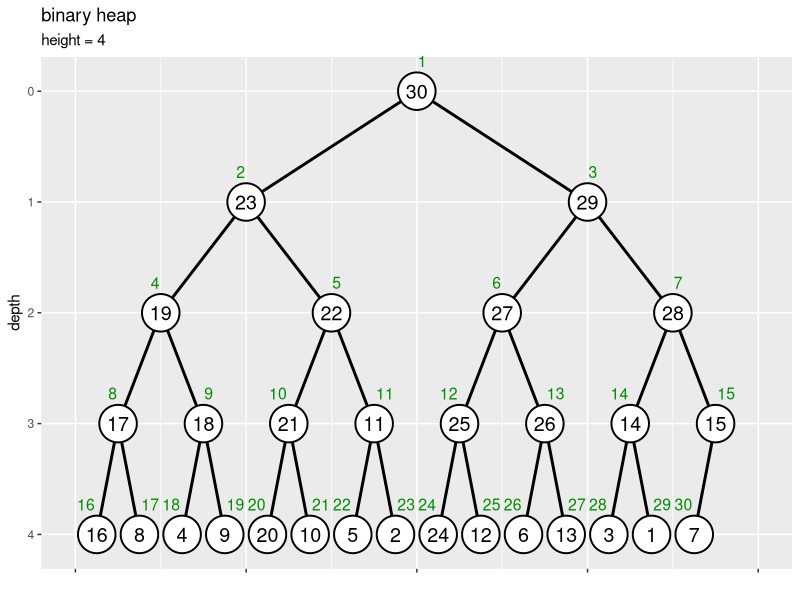

Recreate this plot in R. (Note: this script raises an error after producing the figure.)

# 10.7 ヒープ ----------------------------------------------------------------

# 利用パッケージ
library(tidyverse)
library(gganimate)

# チェック用
library(ggplot2)


# 数列のヒープ化 --------------------------------------------------------------------

### ・実装 -----

# 部分木のヒープ化の実装
sub_heapify <- function(vec, i, N) {
  
  # 左側の子のインデックスを計算
  child_idx <- i * 2
  
  # 子がなければ終了
  if(child_idx > N) return(vec)
  
  # 値が大きい方の子のインデックスを設定
  if(child_idx+1 <= N & vec[child_idx+1] > vec[child_idx]) { # (&の左がFALSEだと右が処理されずNAにならない)
    child_idx <- child_idx + 1
  }
  
  # 子が親以下なら終了
  if(vec[child_idx] <= vec[i]) return(vec)
  
  # 子と親を入替
  vec[1:N] <- replace(x = vec, list = c(child_idx, i), values = vec[c(i, child_idx)])
  
  # 子を部分木の根としてヒープ化
  vec[1:N] <- sub_heapify(vec, child_idx, N)
  
  # 数列を出力
  return(vec)
}

# ヒープ化の実装
heapify <- function(vec) {
  
  # 要素数を取得
  N <- length(vec)
  
  # 葉を除くノード番号の最大値を設定
  max_i <- N %/% 2
  
  # 全体をヒープ化
  for(i in max_i:1) {
    
    # i番目の頂点を根とする部分木をヒープ化
    vec[1:N] <- sub_heapify(vec, i, N)
  }
  
  # 数列を出力
  return(vec)
}


### ・作図 -----

# 要素数を指定
N <- 30

# (簡易的に)数列を作成
a <- 1:N

# ヒープ化
a <- heapify(a)

# ノードの座標を作成
d <- 0.6
vertex_df <- tibble::tibble(
  value = a, 
  index = 1:length(a), 
  depth = floor(log2(index)), # 縦方向のノード位置
  col_idx = index - 2^depth + 1, # 深さごとのノード番号
  coord_x = (col_idx * 2 - 1) * 1/(2^depth * 2), # 横方向のノード位置
  label_offset = dplyr::if_else(
    condition = index%%2 == 0, true = 0.5+d, false = 0.5-d
  ) # ラベル位置を左右にズラす
)

# エッジの座標を作成
edge_df <- dplyr::bind_rows(
  # 子ノードの座標
  vertex_df |> 
    dplyr::filter(depth > 0) |> # 根を除去
    dplyr::mutate(
      edge_id   = index, 
      node_type = "childe" # (確認用)
    ), 
  # 親ノードの座標
  vertex_df |> 
    dplyr::filter(depth > 0) |> # 根を除去
    dplyr::mutate(
      edge_id   = index, 
      node_type = "parent", # (確認用)
      depth   = depth - 1, # 縦方向のノード位置
      index   = index %/% 2, 
      col_idx = index - 2^depth + 1, # 深さごとのノード番号
      coord_x = (col_idx * 2 - 1) * 1/(2^depth * 2) # 横方向のノード位置
    )
) |> 
  dplyr::select(!label_offset) |> 
  dplyr::arrange(edge_id, depth)

# ツリーの高さを取得
max_h <- floor(log2(N))

# 二分木を作図
d <- 0.1
ggplot() + 
  geom_path(data = edge_df, 
            mapping = aes(x = coord_x, y = depth, group = edge_id), 
            linewidth = 1) + # 辺
  geom_point(data = vertex_df, 
             mapping = aes(x = coord_x, y = depth), 
             size = 12, shape = "circle filled", fill = "white", stroke = 1) + # 頂点
  geom_text(data = vertex_df, 
            mapping = aes(x = coord_x, y = depth, label = value), 
            size = 5) + # 値ラベル
  geom_text(data = vertex_df, 
            mapping = aes(x = coord_x, y = depth, label = index, hjust = label_offset), 
            size = 4, vjust = -2, color = "green4") + # 位置ラベル
  scale_x_continuous(labels = NULL, name = "") + 
  scale_y_reverse(breaks = 0:max_h, minor_breaks = FALSE) + 
  coord_cartesian(xlim = c(0, 1), ylim = c(max_h+d, -d)) + 
  labs(title = "binary heap", 
       subtitle = paste0("height = ", max_h), 
       y = "depth")


### ・可視化 -----

# 親子ノードの入替の実装
swap <- function(value, index, i, N) {
  
  # 数列の値・インデックスを取得
  val_vec <- value
  idx_vec <- index
  
  # 左側の子のインデックスを計算
  child_idx <- i * 2
  
  # 子がなければ終了
  if(child_idx > N) {
    lt <- list(value = val_vec, index = idx_vec, target = i)
    return(lt)
  }
  
  # 値が大きい方の子のインデックスを設定
  if(child_idx+1 <= N & val_vec[child_idx+1] > val_vec[child_idx]) {
    child_idx <- child_idx + 1
  }
  
  # 子が親以下なら終了
  if(val_vec[child_idx] <= val_vec[i]) {
    lt <- list(value = val_vec, index = idx_vec, target = i)
    return(lt)
  }
  
  # 子と親を入替
  val_vec[1:N] <- replace(x = val_vec, list = c(child_idx, i), values = val_vec[c(i, child_idx)])
  idx_vec[1:N] <- replace(x = idx_vec, list = c(child_idx, i), values = idx_vec[c(i, child_idx)])
  
  # 数列を出力
  if(child_idx <= N%/%2) {
    
    # 親子の入替があれば継続
    lt <- list(value = val_vec, index = idx_vec, target = child_idx)
    
  } else {
    
    # 子が葉なら終了
    lt <- list(value = val_vec, index = idx_vec, target = i)
  }
  return(lt)
}


# 要素数を指定
N <- 60

# 数列を作成
a <- sample(x = 1:N, size = N, replace = FALSE)
a

# 葉を除く頂点数を計算
max_i <- N %/% 2

# 数列を格納
trace_df <- tibble::tibble(
  step  = 0,   # 試行回数
  id    = 1:N, # 元のインデックス
  index = 1:N, # 各試行のインデックス
  value = a    # 要素
) |> 
  dplyr::mutate(
    target_flag = FALSE, # 入替対象の頂点
    heap_flag   = index > max_i # ヒープ化済みの部分木頂点
  )

# 作図用のオブジェクトを初期化
id_vec <- 1:N

# ヒープ化
iter <- 0
for(i in max_i:1) {
  
  # i番目の頂点を設定
  target_idx <- i
  
  # i番目の頂点を根とする部分木をヒープ化
  swap_flag <- TRUE
  while(swap_flag) {
    
    # 試行回数をカウント
    iter <- iter + 1
    
    # 親子の値を比較・入替
    res_lt <- swap(a, id_vec, target_idx, N)
    a[1:N]      <- res_lt[["value"]]
    id_vec[1:N] <- res_lt[["index"]]
    next_target_idx <- res_lt[["target"]]
    
    # 数列を格納
    tmp_df <- tibble::tibble(
      step  = iter, 
      id    = id_vec, 
      index = 1:N, 
      value = a
    ) |> 
      dplyr::mutate(
        target_flag = index %in% c(target_idx, target_idx*2, target_idx*2+1), # 入替対象の親子
        heap_flag   = index >= i & !target_flag # 入替対象を除く処理済み頂点
      )
    
    # 結果を記録
    trace_df <- dplyr::bind_rows(trace_df, tmp_df)
    
    # 入替の有無を確認
    if(target_idx == next_target_idx) {
      
      # 入替がなければ終了
      swap_flag <- FALSE
      
    } else {
      
      # 入替があれば入替後の頂点を親として設定
      target_idx <- next_target_idx
    }
    
    # 途中経過を表示
    print(paste0("--- step: ", iter, " ---"))
    print(a)
  }
}


# 頂点の座標を作成
trace_vertex_df <- trace_df |> 
  dplyr::group_by(step) |> # 座標計算用
  dplyr::mutate(
    depth   = floor(log2(index)), # 頂点ごとの深さ
    col_idx = index - 2^depth + 1, # 深さごとの頂点番号
    coord_x = (col_idx * 2 - 1) * 1/(2^depth * 2), # 横方向の頂点位置
  ) |> 
  dplyr::ungroup()

# 辺の座標を作成
edge_df <- dplyr::bind_rows(
  # 子の座標
  trace_vertex_df |> 
    dplyr::filter(step == 0, depth > 0) |> # 1試行分のデータを抽出・根を除去
    dplyr::mutate(
      edge_id = index
    ), 
  # 親の座標
  trace_vertex_df |> 
    dplyr::filter(step == 0, depth > 0) |> # 1試行分のデータを抽出・根を除去
    dplyr::mutate(
      edge_id = index, # 子インデックス
      depth   = depth - 1, # 頂点ごとの深さ
      index   = index %/% 2, # 親インデックス
      col_idx = index - 2^depth + 1, # 深さごとの頂点番号
      coord_x = (col_idx * 2 - 1) * 1/(2^depth * 2) # 横方向の頂点位置
    )
) |> 
  dplyr::select(!step) |> # フレーム遷移の影響から外す
  dplyr::arrange(edge_id, depth)

# インデックスラベルの座標を作成
d <- 0.6
index_df <- trace_vertex_df |> 
  dplyr::filter(step == 0) |> # 1試行分のデータを抽出
  dplyr::mutate(
    offset = dplyr::if_else(
      condition = index%%2 == 0, true = 0.5+d, false = 0.5-d
    ) # ラベル位置を左右にズラす
  ) |> 
  dplyr::select(!step) # フレーム遷移の影響から外す

# ヒープ化済み頂点の座標を作成
heap_df <- trace_vertex_df |> 
  dplyr::filter(heap_flag, step > 0) |> # ヒープ化済み頂点を抽出・初期値を除去:(表示フレームの調整用)
  dplyr::mutate(
    step = step - 1 # 表示フレームを調整
  ) |> 
  dplyr::bind_rows(
    trace_vertex_df |> 
      dplyr::filter(step == max(step))
  ) # 最終値を追加:(表示フレームの調整用)

# 入替対象の頂点の座標を作成
target_vertex_df <- trace_vertex_df |> 
  dplyr::filter(target_flag) |> # 入替対象の親を抽出
  dplyr::mutate(
    step = step - 1 # 表示フレームを調整
  ) |> 
  dplyr::arrange(step, index)

# 入替対象の辺の座標を作成
target_edge_df <- dplyr::bind_rows(
  # 親の座標
  target_vertex_df |> 
    dplyr::group_by(step) |> 
    dplyr::filter(index == min(index)) |> # 親を抽出
    dplyr::ungroup() |> 
    tidyr::uncount(weights = 2, .id = "childe_id") |> # 子の数に複製
    dplyr::mutate(
      childe_id = childe_id - 1, # 行番号を子IDに変換
      edge_id   = index * 2 + childe_id # 子インデックス
    ) |> 
    dplyr::filter(edge_id <= N), # 子がなければ除去
  # 子の座標
  target_vertex_df |> 
    dplyr::group_by(step) |> 
    dplyr::filter(index != min(index)) |> # 親を抽出
    dplyr::ungroup() |> 
    dplyr::mutate(
      edge_id = index
    )
) |> 
  dplyr::arrange(step, index)

# ヒープ化のアニメーションを作図
graph <- ggplot() + 
  geom_path(data = edge_df, 
            mapping = aes(x = coord_x, y = depth, group = edge_id), 
            linewidth = 1) + # 辺
  geom_path(data = target_edge_df,
            mapping = aes(x = coord_x, y = depth, group = edge_id),
            color = "red", linewidth = 1, linetype = "dashed") + # 入替対象の辺
  geom_point(data = target_vertex_df,
             mapping = aes(x = coord_x, y = depth, group = step),
             size = 14, color = "red", alpha = 0.5) + # 入替対象の頂点
  geom_point(data = heap_df,
             mapping = aes(x = coord_x, y = depth, group = step),
             size = 14, color = "blue", alpha = 0.5) + # ヒープ化済みの頂点
  geom_point(data = trace_vertex_df, 
             mapping = aes(x = coord_x, y = depth, group = id), 
             size = 12, shape = "circle filled", fill = "white", stroke = 1) + # 頂点
  geom_text(data = trace_vertex_df, 
            mapping = aes(x = coord_x, y = depth, label = as.character(value), group = id), 
            size = 5) + # 値ラベル
  geom_text(data = index_df, 
            mapping = aes(x = coord_x, y = depth, label = index, hjust = offset), 
            size = 4, vjust = -1.7, color = "green4") + # インデックスラベル
  gganimate::transition_states(states = step, transition_length = 9, state_length = 1, wrap = FALSE) + # フレーム遷移
  gganimate::ease_aes("cubic-in-out") + # 遷移の緩急
  scale_x_continuous(labels = NULL) + 
  scale_y_reverse(breaks = 0:max(trace_vertex_df[["depth"]], na.rm = TRUE), minor_breaks = FALSE) + 
  coord_cartesian(xlim = c(0, 1)) + 
  labs(title = "heapify", 
       subtitle = "step: {next_state}", 
       x = "", y = "depth")

# フレーム数を取得
frame_num <- max(trace_df[["step"]]) + 1

# 遷移フレーム数を指定
s <- 20

# gif画像を作成
gganimate::animate(
  plot = graph, 
  nframes = (frame_num + 2)*s, start_pause = s, end_pause = s, fps = 20, 
  width = 1200, height = 600, 
  renderer = gganimate::gifski_renderer()
)


# 値の挿入 --------------------------------------------------------------------

### ・実装 -----

# 値の挿入の実装
push <- function(vec, val) {
  
  # 挿入要素(子)のインデックスを設定
  i <- length(vec) + 1
  
  # ヒープ化
  while(i > 1) { # (根に達するまで)
    
    # 親のインデックスを計算
    parent_idx <- i %/% 2
    
    # 親が子以上なら終了
    if(vec[parent_idx] >= val) break
    
    # 子と親を入替
    vec[i] <- vec[parent_idx] # 親の値を子の位置に移動
    i      <- parent_idx      # 挿入位置を親の位置に更新
  }
  
  # 値を挿入
  vec[i] <- val
  
  # 数列を出力
  return(vec)
}


# 要素数を指定
N <- 30

# (簡易的に)数列を作成
a <- 1:N

# 挿入値を指定
x <- 28.5

# ヒープ化
a <- heapify(a)

# 値を挿入してヒープ化
a <- push(a, x)
a; length(a)



### ・可視化 -----

# 要素数を指定
initial_N <- 50

# ヒープを作成
initial_a <- sample(x = 1:initial_N, size = initial_N, replace = FALSE) |> 
  heapify()

# 挿入する値を指定
x <- 49.5

# 値を挿入
a <- c(initial_a, x)

# 挿入後の要素数を取得
N <- length(a)

# 数列を格納
trace_df <- dplyr::bind_rows(
  # 初期値
  tibble::tibble(
    step  = 0, 
    id    = 1:initial_N, 
    index = id, 
    value = initial_a
  ), 
  # 挿入後
  tibble::tibble(
    step  = 1, 
    id    = 1:N, 
    index = id, 
    value = a
  )
)

# 挿入要素のインデックスを設定
i <- N

# 作図用のオブジェクトを初期化
id_vec <- 1:N
trace_target_vec <- i

# ヒープ化
iter <- 1
while(i > 1) {
  
  # 試行回数を更新
  iter <- iter + 1
  
  # 親のインデックスを計算
  parent_idx <- i %/% 2
  
  # 親が子以上なら終了
  if(a[parent_idx] >= a[i]) {
    
    # 値を記録
    trace_target_vec <- c(trace_target_vec, parent_idx)
    
    break
  }
  
  # 子と親を入替
  a[1:N]      <- replace(x = a, list = c(i, parent_idx), values = a[c(parent_idx, i)])
  id_vec[1:N] <- replace(x = id_vec, list = c(i, parent_idx), values = id_vec[c(parent_idx, i)])
  
  # 数列を格納
  tmp_df <- tibble::tibble(
    step  = iter, 
    id    = id_vec, 
    index = 1:N, 
    value = a
  )
  
  # 値を記録
  trace_df <- dplyr::bind_rows(trace_df, tmp_df)
  trace_target_vec <- c(trace_target_vec, parent_idx)
  
  # 挿入位置を親の位置に更新
  i <- parent_idx
  
  # 途中経過を表示
  print(paste0("--- step: ", iter, " ---"))
  print(a)
}


# 頂点の座標を作成
trace_vertex_df <- trace_df |> 
  dplyr::group_by(step) |> # 座標計算用
  dplyr::mutate(
    depth   = floor(log2(index)), # ノードごとの深さ
    col_idx = index - 2^depth + 1, # 深さごとのノード番号
    coord_x = (col_idx * 2 - 1) * 1/(2^depth * 2), # 横方向のノード位置
  ) |> 
  dplyr::ungroup()

# 辺の座標を作成
edge_df <- dplyr::bind_rows(
  # 子ノードの座標
  trace_vertex_df |> 
    dplyr::filter(step == 1, depth > 0) |> # 1試行分のデータを抽出・根を除去
    dplyr::mutate(
      edge_id = index
    ), 
  # 親ノードの座標
  trace_vertex_df |> 
    dplyr::filter(step == 1, depth > 0) |> # 1試行分のデータを抽出・根を除去
    dplyr::mutate(
      edge_id = index, # 子インデックス
      depth   = depth - 1, # ノードごとの深さ
      index   = index %/% 2, # 親インデックス
      col_idx = index - 2^depth + 1, # 深さごとのノード番号
      coord_x = (col_idx * 2 - 1) * 1/(2^depth * 2) # 横方向のノード位置
    )
) |> 
  dplyr::select(!step) |> # フレーム遷移の影響から外す
  dplyr::arrange(edge_id, depth)

# インデックスラベルの座標を作成
d <- 0.6
index_df <- trace_vertex_df |> 
  dplyr::filter(step == 1) |> # 1試行分のデータを抽出
  dplyr::mutate(
    offset = dplyr::if_else(
      condition = index%%2 == 0, true = 0.5+d, false = 0.5-d
    ) # ラベル位置を左右にズラす
  ) |> 
  dplyr::select(!step) # フレーム遷移の影響から外す

# ステップ数を取得
max_step <- length(trace_target_vec)

# 入替対象の頂点の座標を作成
target_df <- dplyr::bind_rows(
  # 親ノードの座標
  tibble::tibble(
    step  = 1:max_step, 
    index = trace_target_vec, # 入替元のインデックス
    edge_id = index
  ), 
  # 子ノードの座標
  tibble::tibble(
    step  = 2:max_step, 
    index = trace_target_vec[-max_step],#c(NA, trace_target_vec[-max_step]), # 入替元の子インデックス
    edge_id = trace_target_vec[-1]
  )
) |> 
  dplyr::mutate(
    step = step - 1, # 表示フレームを調整
    depth   = floor(log2(index)), 
    col_idx = index - 2^depth + 1, 
    coord_x = (col_idx * 2 - 1) * 1/(2^depth * 2), 
  ) |> 
  dplyr::arrange(step, index)

# 入替対象の辺の座標を作成
target_edge_df <- dplyr::bind_rows(
  target_df, 
  target_df |> 
    dplyr::filter(step == 0)
) # (原因不明の警告文対策)


# ヒープ化のアニメーションを作図
graph <- ggplot() + 
  geom_text(data = index_df,
            mapping = aes(x = coord_x, y = depth, label = index, hjust = offset),
            size = 4, vjust = -1.7, color = "blue") + # インデックスラベル
  geom_path(data = edge_df,
            mapping = aes(x = coord_x, y = depth, group = edge_id),
            linewidth = 1) + # 辺
  geom_path(data = target_edge_df,
            mapping = aes(x = coord_x, y = depth, group = edge_id),
            color = "red", linewidth = 1, linetype = "dashed") + # 入替対象の辺
  geom_point(data = target_df,
             mapping = aes(x = coord_x, y = depth, group = index),
             size = 14, color = "red", alpha = 0.5) + # 入替対象の頂点
  geom_point(data = trace_vertex_df,
             mapping = aes(x = coord_x, y = depth, group = id),
             size = 12, shape = "circle filled", fill = "white", stroke = 1) + # 頂点
  geom_text(data = trace_vertex_df,
            mapping = aes(x = coord_x, y = depth, label = as.character(value), group = id),
            size = 5) + # 値ラベル
  gganimate::transition_states(states = step, transition_length = 9, state_length = 1, wrap = FALSE) + # フレーム遷移
  gganimate::ease_aes("cubic-in-out") + # 遷移の緩急
  scale_x_continuous(labels = NULL) + 
  scale_y_reverse(breaks = 0:max(trace_vertex_df[["depth"]], na.rm = TRUE), minor_breaks = FALSE) + 
  coord_cartesian(xlim = c(0, 1)) + 
  labs(title = "heapify : push", 
       subtitle = "step: {next_state}", 
       x = "", y = "depth")

# フレーム数を取得
frame_num <- max(trace_df[["step"]]) + 1

# 遷移フレーム数を指定
s <- 20

# gif画像を作成
gganimate::animate(
  plot = graph, 
  nframes = (frame_num + 2)*s, start_pause = s, end_pause = s, fps = 20, 
  width = 1200, height = 600, 
  renderer = gganimate::gifski_renderer()
)


### ・ヒープ化の可視化 -----

# 要素数を指定
N <- 20

# 数列を作成
initial_a <- sample(x = 1:N, size = N, replace = FALSE)


# 1番目の要素を挿入
a      <- initial_a[1]
id_vec <- 1

# 数列を格納
trace_df <- tibble::tibble(
  step  = 0, # 試行番号
  id    = 1, # 元のインデックス
  index = 1, # 試行ごとのインデックス
  value = a, # 要素
  target_flag = FALSE # 挿入・入替対象:(初手FALSEの方が処理が楽)
)

# 値の挿入とヒープ化
iter <- 0
for(n in 2:N) {
  
  # 最後尾に要素を追加
  a      <- c(a, initial_a[n])
  id_vec <- c(id_vec, n)
  i      <- n
  
  # 数列を格納
  tmp_df <- tibble::tibble(
    step  = iter + 0.5, 
    id    = id_vec, 
    index = 1:n, 
    value = a
  ) |> 
    dplyr::mutate(
      target_flag = index == i # 挿入対象
    )
  
  # 数列を記録
  trace_df <- dplyr::bind_rows(trace_df, tmp_df)
  
  # ヒープ化
  break_flag <- FALSE
  while(i > 1) {
    
    # 試行回数を更新
    iter <- iter + 1
    
    # 親のインデックスを計算
    parent_idx <- i %/% 2
    
    # 親が子未満なら親子を入替
    if(a[parent_idx] < a[i]) {
      a[1:n]      <- replace(x = a, list = c(i, parent_idx), values = a[c(parent_idx, i)])
      id_vec[1:n] <- replace(x = id_vec, list = c(i, parent_idx), values = id_vec[c(parent_idx, i)])
    } else {
      break_flag <- TRUE
    }
    
    # 数列を格納
    tmp_df <- tibble::tibble(
      step  = iter, 
      id    = id_vec, 
      index = 1:n, 
      value = a
    ) |> 
      dplyr::mutate(
        target_flag = index %in% c(i, parent_idx) # 入替対象
      )
    
    # 数列を記録
    trace_df <- dplyr::bind_rows(trace_df, tmp_df)
    
    # 親が子以上なら終了
    if(break_flag) break
    
    # 挿入位置を親の位置に更新
    i <- parent_idx
    
    # 途中経過を表示
    print(paste0("--- step: ", iter, " ---"))
    print(a)
  }
}


# 頂点の座標を作成
trace_vertex_df <- trace_df |> 
  dplyr::group_by(step) |> # 座標計算用
  dplyr::mutate(
    depth   = floor(log2(index)), # 頂点ごとの深さ
    col_idx = index - 2^depth + 1, # 深さごとの頂点番号
    coord_x = (col_idx * 2 - 1) * 1/(2^depth * 2), # 横方向の頂点位置
  ) |> 
  dplyr::ungroup()

# 試行番号を取得
step_vec <- unique(trace_df[["step"]])

# 辺の座標を作成
trace_edge_df <- dplyr::bind_rows(
  # 子の座標
  trace_vertex_df |> 
    dplyr::filter(step > 0, depth > 0) |> # 初期値・根を除去
    dplyr::mutate(
      edge_id    = index, 
      edge_label = paste0("step: ", step, ", edge: ", edge_id) # フレームごとに描画用
    ), 
  # 親の座標
  trace_vertex_df |> 
    dplyr::filter(step > 0, depth > 0) |> # 初期値・根を除去
    dplyr::mutate(
      edge_id    = index, # 子インデックス
      edge_label = paste0("step: ", step, ", edge: ", edge_id), # フレームごとに描画用
      depth   = depth - 1, # 頂点ごとの深さ
      index   = index %/% 2, # 親インデックス
      col_idx = index - 2^depth + 1, # 深さごとの頂点番号
      coord_x = (col_idx * 2 - 1) * 1/(2^depth * 2) # 横方向の頂点位置
    ), 
  tibble::tibble(
    step = 0
  ) # (フレーム順の謎バグ回避用)
) |> 
  dplyr::arrange(step, edge_id, index)

# インデックスラベルの座標を作成
d <- 0.6
index_df <- trace_vertex_df |> 
  dplyr::filter(step == max(step)) |> # 1試行分のデータを抽出
  dplyr::mutate(
    offset = dplyr::if_else(
      condition = index%%2 == 0, true = 0.5+d, false = 0.5-d
    ) # ラベル位置を左右にズラす
  ) |> 
  dplyr::select(!step) # フレーム遷移の影響から外す

# 入替対象の頂点の座標を作成
target_vertex_df <- trace_vertex_df |> 
  dplyr::filter(target_flag) |> # 挿入・入替対象を抽出
  dplyr::mutate(
    frame_id = dplyr::dense_rank(step), # 試行番号の抽出用
    step     = step_vec[frame_id] # 表示フレームを調整
  ) |> 
  dplyr::arrange(step, index)

# 入替対象の辺の座標を作成
target_edge_df <- trace_vertex_df |> 
  dplyr::filter(target_flag) |> # 挿入・入替対象を抽出
  dplyr::mutate(
    frame_id = dplyr::dense_rank(step), # 試行番号の抽出用
  ) |> 
  dplyr::filter(step%%1 == 0) |> # 入替対象を抽出(挿入対象を除去)
  dplyr::group_by(step) |> # 辺IDの作成用
  dplyr::mutate(
    edge_label = paste0("step: ", step, ", id: ", min(index)) # 線分間の干渉回避用
  ) |> 
  dplyr::ungroup() |> 
  dplyr::mutate(
    step = step_vec[frame_id] # 表示フレームを調整
  ) |> 
  dplyr::arrange(step, index)


# ヒープ化のアニメーションを作図
graph <- ggplot() + 
  geom_text(data = index_df,
            mapping = aes(x = coord_x, y = depth, label = index, hjust = offset),
            size = 4, vjust = -1.7, color = "green4") + # インデックスラベル
  geom_path(data = trace_edge_df,
            mapping = aes(x = coord_x, y = depth, group = edge_label),
            linewidth = 1) + # 辺
  geom_path(data = target_edge_df,
            mapping = aes(x = coord_x, y = depth, group = edge_label),
            color = "red", linewidth = 1, linetype = "dashed") + # 入替対象の辺
  geom_point(data = target_vertex_df,
             mapping = aes(x = coord_x, y = depth, group = step),
             size = 14, color = "red", alpha = 0.5) + # 挿入・入替対象の頂点
  geom_point(data = trace_vertex_df,
             mapping = aes(x = coord_x, y = depth, group = id),
             size = 12, shape = "circle filled", fill = "white", stroke = 1) + # 頂点
  geom_text(data = trace_vertex_df,
            mapping = aes(x = coord_x, y = depth, label = as.character(value), group = id),
            size = 5) + # 値ラベル
  gganimate::transition_states(states = step, transition_length = 9, state_length = 1, wrap = FALSE) + # フレーム遷移
  gganimate::ease_aes("cubic-in-out") + # 遷移の緩急
  scale_x_continuous(labels = NULL) + 
  scale_y_reverse(breaks = 0:max(trace_vertex_df[["depth"]], na.rm = TRUE), minor_breaks = FALSE) + 
  coord_cartesian(xlim = c(0, 1)) + 
  labs(title = "heapify", 
       subtitle = "step: {next_state}", 
       x = "", y = "depth")

# フレーム数を取得
frame_num <- trace_df[["step"]] |> 
  unique() |> 
  length()

# 遷移フレーム数を指定
s <- 20

# gif画像を作成
gganimate::animate(
  plot = graph, 
  nframes = (frame_num + 2)*s, start_pause = s, end_pause = s, fps = 20, 
  width = 1200, height = 600, 
  renderer = gganimate::gifski_renderer()
)


# 最大値の削除 ------------------------------------------------------------------

### ・実装 -----

# 最大値の削除の実装
pop <- function(vec) {
  
  # 削除後の要素数を取得
  N <- length(vec) - 1
  
  # 最後尾(挿入要素)の値を取得
  val <- vec[N+1]
  
  # 最後尾の値を削除
  vec <- vec[-(N+1)]
  
  # 根(親)のインデックスを設定
  i <- 1
  
  # ヒープ化
  while(i*2 <= N) { # (葉に達するまで)
    
    # 左側の子のインデックスを計算
    child_idx <- i * 2
    
    # 値が大きい方の子のインデックスを設定
    if(child_idx+1 <= N & vec[child_idx+1] > vec[child_idx]) { # (&の左がFALSEだと右が処理されずNAにならない)
      child_idx <- child_idx + 1
    }
    
    # 子が親以下なら終了
    if(vec[child_idx] <= val) break
    
    # 親と子を入替
    vec[i] <- vec[child_idx] # 子の値を親の位置に移動
    i      <- child_idx      # 挿入位置を子の位置に更新
  }
  
  # 値を挿入
  vec[i] <- val
  
  # 数列を出力
  return(vec)
}


# 要素数を指定
N <- 30

# (簡易的に)数列を作成
a <- 1:N

# ヒープ化
a <- heapify(a)

# 最大値を削除してヒープ
a <- pop(a)
a; length(a)


### ・可視化 -----

# 要素数を指定
initial_N <- 50

# ヒープを作成
initial_a <- sample(x = 1:initial_N, size = initial_N, replace = FALSE) |> 
  heapify()

# 最大値を削除して、最後尾を先頭に挿入
a <- c(initial_a[initial_N], initial_a[-c(1, initial_N)])

# 削除後の要素数を取得
N <- length(a)

# 元のインデックスを作成
id_vec <- c(initial_N, 2:N)

# 数列を格納
trace_df <- dplyr::bind_rows(
  # 初期値
  tibble::tibble(
    step  = 0, 
    id    = 1:initial_N, 
    index = id, 
    value = initial_a
  ), 
  # 挿入後
  tibble::tibble(
    step  = 1, 
    id    = id_vec, 
    index = 1:N, 
    value = a
  )
)

# 挿入要素のインデックスを設定
i <- 1

# 作図用のオブジェクトを初期化
trace_target_vec <- i

# ヒープ化
iter <- 1
while(i*2 <= N) {
  
  # 試行回数を更新
  iter <- iter+ 1
  
  # 値が大きい方の子のインデックスを設定
  child_idx <- i * 2 # 左側の子
  if(child_idx+1 <= N & a[child_idx+1] > a[child_idx]) {
    child_idx <- child_idx + 1
  }
  
  # 子が親以下なら終了
  if(a[child_idx] <= a[i]) {
    
    # 値を記録
    trace_target_vec <- c(trace_target_vec, child_idx)
    
    break
  }
  
  # 親と子を入替
  a[1:N]      <- replace(x = a, list = c(i, child_idx), values = a[c(child_idx, i)])
  id_vec[1:N] <- replace(x = id_vec, list = c(i, child_idx), values = id_vec[c(child_idx, i)])
  
  # 数列を格納
  tmp_df <- tibble::tibble(
    step  = iter, 
    id    = id_vec, 
    index = 1:N, 
    value = a
  )
  
  # 値を記録
  trace_df <- dplyr::bind_rows(trace_df, tmp_df)
  trace_target_vec <- c(trace_target_vec, child_idx)
  
  # 挿入位置を子の位置に更新
  i <- child_idx
  
  # 途中経過を表示
  print(paste0("--- step: ", iter, " ---"))
  print(a)
}


# 頂点の座標を作成
trace_vertex_df <- trace_df |> 
  dplyr::group_by(step) |> # 座標計算用
  dplyr::mutate(
    depth   = floor(log2(index)), # ノードごとの深さ
    col_idx = index - 2^depth + 1, # 深さごとのノード番号
    coord_x = (col_idx * 2 - 1) * 1/(2^depth * 2), # 横方向のノード位置
  ) |> 
  dplyr::ungroup()

# 辺の座標を作成
edge_df <- dplyr::bind_rows(
  # 子ノードの座標
  trace_vertex_df |> 
    dplyr::filter(step == 0, depth > 0) |> # 1試行分のデータを抽出・根を除去
    dplyr::mutate(
      edge_id = index
    ), 
  # 親ノードの座標
  trace_vertex_df |> 
    dplyr::filter(step == 0, depth > 0) |> # 1試行分のデータを抽出・根を除去
    dplyr::mutate(
      edge_id = index, # 子インデックス
      depth   = depth - 1, # ノードごとの深さ
      index   = index %/% 2, # 親インデックス
      col_idx = index - 2^depth + 1, # 深さごとのノード番号
      coord_x = (col_idx * 2 - 1) * 1/(2^depth * 2) # 横方向のノード位置
    )
) |> 
  dplyr::select(!step) |> # フレーム遷移の影響から外す
  dplyr::arrange(edge_id, depth)

# インデックスラベルの座標を作成
d <- 0.6
index_df <- trace_vertex_df |> 
  dplyr::filter(step == 0) |> # 1試行分のデータを抽出
  dplyr::mutate(
    offset = dplyr::if_else(
      condition = index%%2 == 0, true = 0.5+d, false = 0.5-d
    ) # ラベル位置を左右にズラす
  ) |> 
  dplyr::select(!step) # フレーム遷移の影響から外す

# ステップ数を取得
max_step <- length(trace_target_vec)

# 入替対象の頂点の座標を作成
target_vertex_df <- dplyr::bind_rows(
  # 削除と挿入
  tibble::tibble(
    step  = 1, 
    index = c(1, initial_N), 
    parent_flag = NA
  ), 
  # 親ノードの座標
  tibble::tibble(
    step  = 2:max_step, 
    index = trace_target_vec[-max_step], # 入替元のインデックス
    parent_flag = TRUE
  ), 
  # 子ノードの座標
  tidyr::expand_grid(
    step      = 2:max_step, 
    childe_id = 0:1
  ) |> 
    dplyr::mutate(
      index = trace_target_vec[step-1] * 2 + childe_id, # 入替元の子インデックス
      parent_flag = FALSE
    ) |> 
    dplyr::filter(index <= N)
) |> 
  dplyr::mutate(
    step = step - 1, # 表示フレームを調整
    depth   = floor(log2(index)), 
    col_idx = index - 2^depth + 1, 
    coord_x = (col_idx * 2 - 1) * 1/(2^depth * 2)
  ) |> 
  dplyr::arrange(step, index)

# 入替対象の辺の座標を計算
target_edge_df <- dplyr::bind_rows(
  # 削除と挿入
  target_vertex_df |> 
    dplyr::filter(is.na(parent_flag)) |> # 先頭と最後尾を抽出
    dplyr::mutate(
      edge_id = 1 # 根インデックス
    ), 
  # 親ノードの座標
  target_vertex_df |> 
    dplyr::filter(parent_flag) |> # 親ノードを抽出
    tidyr::uncount(weights = 2, .id = "childe_id") |> # 子ノード数に複製
    dplyr::mutate(
      childe_id = childe_id - 1, 
      edge_id   = index * 2 + childe_id # 子インデックス
    ) |> 
    dplyr::filter(edge_id <= N), # 子ノードがなければ除去
  # 子ノードの座標
  target_vertex_df |> 
    dplyr::filter(!parent_flag) |> # 子ノードを抽出
    dplyr::mutate(
      edge_id = index
    )
) |> 
  dplyr::arrange(step, index)


# ヒープ化のアニメーションを作図
graph <- ggplot() + 
  geom_text(data = index_df,
            mapping = aes(x = coord_x, y = depth, label = index, hjust = offset),
            size = 4, vjust = -1.7, color = "blue") + # インデックスラベル
  geom_path(data = edge_df,
            mapping = aes(x = coord_x, y = depth, group = edge_id),
            linewidth = 1) + # 辺
  geom_path(data = target_edge_df,
            mapping = aes(x = coord_x, y = depth, group = edge_id),
            color = "red", linewidth = 1, linetype = "dashed") + # 入替対象の辺
  geom_point(data = target_vertex_df,
             mapping = aes(x = coord_x, y = depth, group = index),
             size = 14, color = "red", alpha = 0.5) + # 入替対象の頂点
  geom_point(data = trace_vertex_df,
             mapping = aes(x = coord_x, y = depth, group = id),
             size = 12, shape = "circle filled", fill = "white", stroke = 1) + # 頂点
  geom_text(data = trace_vertex_df,
            mapping = aes(x = coord_x, y = depth, label = as.character(value), group = id),
            size = 5) + # 値ラベル
  gganimate::transition_states(states = step, transition_length = 9, state_length = 1, wrap = FALSE) + # フレーム遷移
  gganimate::ease_aes("cubic-in-out") + # 遷移の緩急
  scale_x_continuous(labels = NULL) + 
  scale_y_reverse(breaks = 0:max(trace_vertex_df[["depth"]], na.rm = TRUE), minor_breaks = FALSE) + 
  coord_cartesian(xlim = c(0, 1)) + 
  labs(title = "heapify : pop", 
       subtitle = "step: {next_state}", 
       x = "", y = "depth")

# フレーム数を取得
frame_num <- max(trace_df[["step"]]) + 1

# 遷移フレーム数を指定
s <- 20

# gif画像を作成
gganimate::animate(
  plot = graph, 
  nframes = (frame_num + 2)*s, start_pause = s, end_pause = s, fps = 20, 
  width = 1200, height = 600, 
  renderer = gganimate::gifski_renderer()
)
